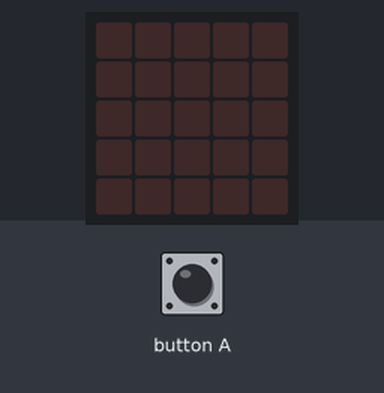
Bench run of a program on a simulated BBC micro:bit running MicroPython. On the bench: the board's 5×5 LED display. Inputs (shaded band) come from the test bench.

Above: at 1.2 s.
1.3 s: button A pressed for 0.15 s
At 2.0 s:
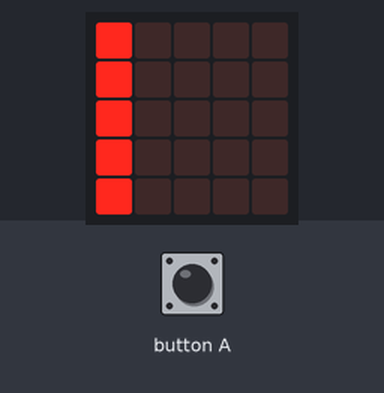
2.9 s: button A pressed for 1 s
At 3.2 s:
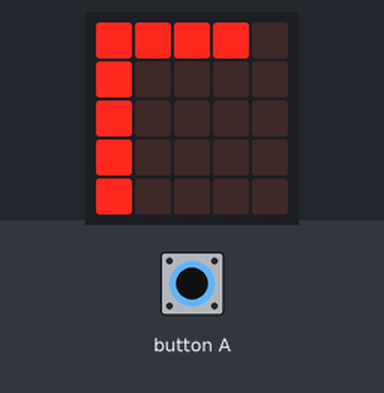
5.4 s: button A pressed for 0.15 s
At 6.3 s:
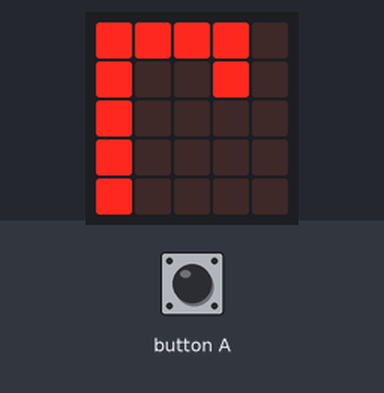
7.0 s: button A pressed for 3.2 s
At 7.6 s:
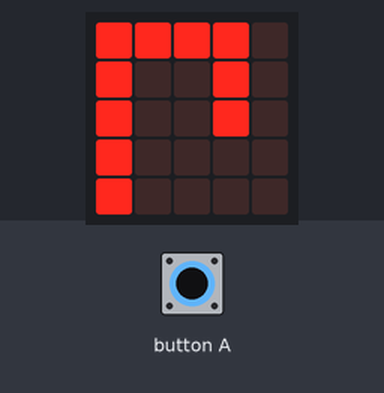
11.7 s: button A pressed for 0.15 s
At 12.3 s:
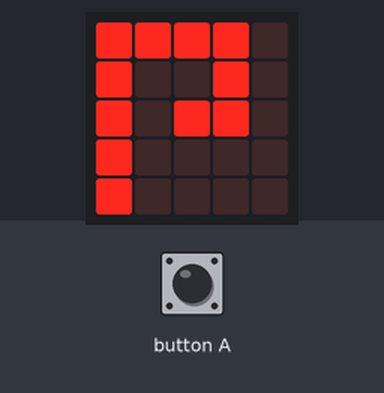
13.3 s: button A pressed for 1 s
At 13.6 s:
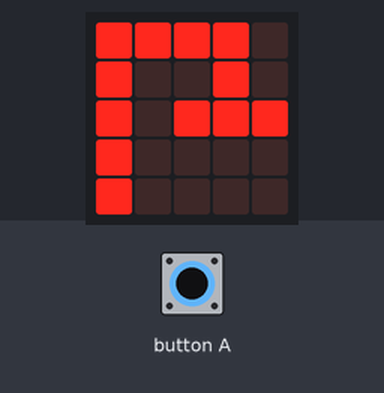
Timing chart, 0 to 16.3 s (numbered marks = the images above; inputs shaded):
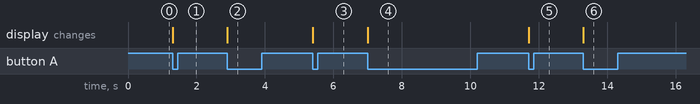

Measured:
- after the input at 1.3 s, the display: changes at once (image 1)
- after the input at 2.9 s, the display: changes at once (image 2)
- after the input at 5.4 s, the display: changes at once (image 3)
- after the input at 7.0 s, the display: changes at once (image 4)
- after the input at 11.7 s, the display: changes at once (image 5)
- after the input at 13.3 s, the display: changes at once (image 6)

The program:

Hangman.py
```python
from microbit import *
import music

HANGMAN = [
  Image(),
  Image('90000:90000:90000:90000:90000'),
  Image('99990:90000:90000:90000:90000'),
  Image('99990:90090:90000:90000:90000'),
  Image('99990:90090:90090:90000:90000'),
  Image('99990:90090:90990:90000:90000'),
  Image('99990:90090:90999:90000:90000'),
  Image('99990:90090:90999:90090:90000'),
  Image('99990:90090:90999:90090:90900'),
  Image('99990:90090:90999:90090:90909')
]
index = 0
while True:
  if index == 9:
    music.play(music.POWER_DOWN)
    index = 0
  if button_a.was_pressed():
    index += 1
  display.show(HANGMAN[index%12])
```
